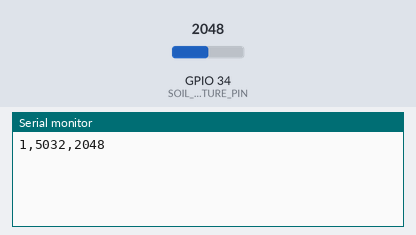
Bench run of a sketch on a simulated ESP32. Shown: the last lines printed to the serial monitor. The inputs (shaded band) are chosen by the test bench; at power-on: GPIO 34 (SOIL_MOISTURE_PIN) = 2048. Storage starts empty.

Above: at 6.2 s.
6.3 s: GPIO 34 (SOIL_MOISTURE_PIN) set to 2866
At 11.1 s:
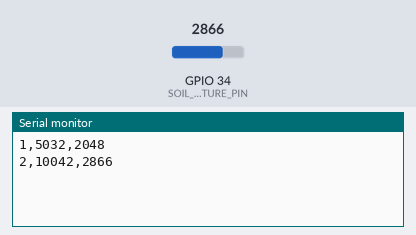
11.9 s: GPIO 34 (SOIL_MOISTURE_PIN) set to 3603
At 16.5 s:
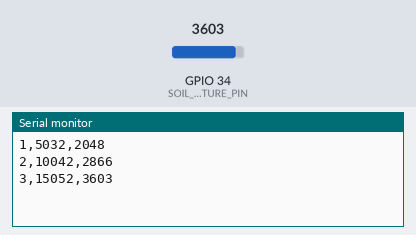
Timing chart, 0 to 18.0 s (numbered marks = the images above; inputs shaded):
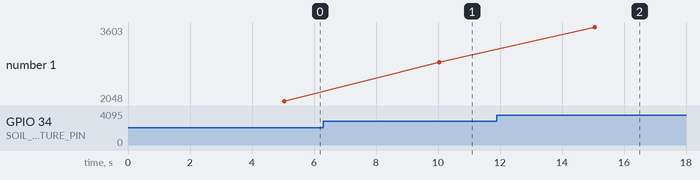

The sketch:

SD-CARD-LOGGER-1.ino
```cpp
#include <SD.h>
const int SOIL_MOISTURE_PIN = 34;
const int SD_CS_PIN = 5;
int count = 1;
int fail = 0;

void setup() {
  Serial.begin(115200);
  delay(5000);
  if (!SD.begin(SD_CS_PIN)) {
    while (true) {
      Serial.println("Mount has failed.");
      delay(1000);
    }
  }
  if (!SD.exists("/test.csv")) {
    File dataFile = SD.open("/test.csv", FILE_WRITE);
    if (!dataFile) {
      while (true) {
        Serial.println("Writing header has failed.");
        delay(1000);
    }
  }
    dataFile.println("count,millis,soil_adc");
    dataFile.close();
  }
}

void loop() {
  if (Serial.available() > 0) {
    Serial.read();
    while (true) {
      delay(1000);
    }
  }
  unsigned long timeStamp = millis();
  unsigned long soil_ADC = analogRead(SOIL_MOISTURE_PIN);

  File dataFile = SD.open("/test.csv", FILE_APPEND);
  if (!dataFile) {
    fail = 1;
  }
  if (fail == 0) {
    dataFile.print(count);
    dataFile.print(",");
    dataFile.print(timeStamp);
    dataFile.print(",");
    dataFile.println(soil_ADC);
    Serial.print(count);
    Serial.print(",");
    Serial.print(timeStamp);
    Serial.print(",");
    Serial.println(soil_ADC);
  }
  if (fail == 1) {
      Serial.println("FAILED");
      fail = 0;
  }
  dataFile.close();
  count = count + 1;
  delay(5000);
}
```

Measured:
- after the input at 6.3 s, the serial monitor: prints a new line after 3.7 s (image 1)
- after the input at 11.9 s, the serial monitor: prints a new line after 3.2 s (image 2)
- plotted number 1: 2048 → 2866 after the input at 6.3 s, 2866 → 3603 after the input at 11.9 s
